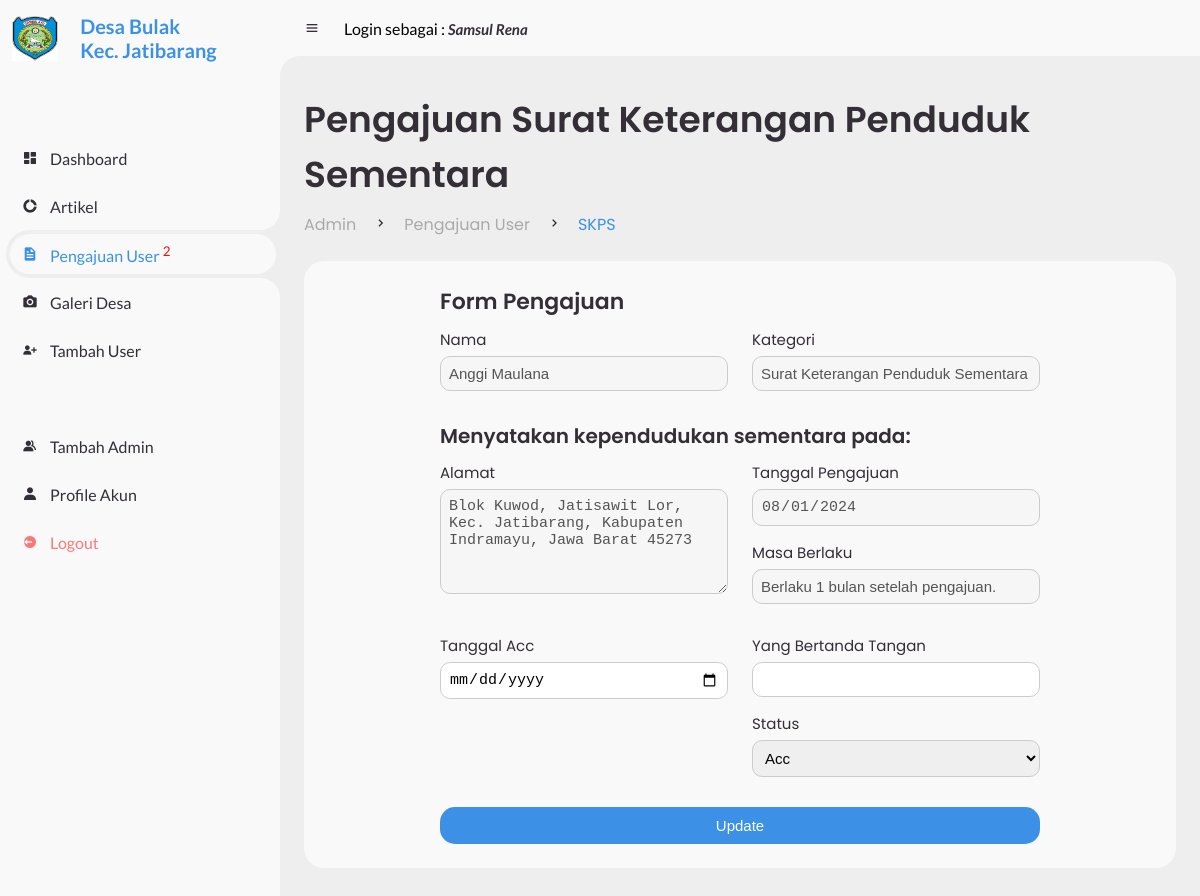
The app's page /admin/pengajuan/skps.php?id=68 (signed in) with its own data.
### tables this page shows
CREATE TABLE `pengajuan` (
  `id_pengajuan` int(11) NOT NULL,
  `nik` varchar(20) NOT NULL,
  `id_kategori` int(20) NOT NULL,
  `nama_usaha` varchar(255) DEFAULT NULL,
  `nama_kk` varchar(255) DEFAULT NULL,
  `nama_akte_dokumen` varchar(255) DEFAULT NULL,
  `keterangan_tidak_mampu` varchar(500) DEFAULT NULL,
  `masa_ktp_sementara` date DEFAULT NULL,
  `keterangan_menikah` varchar(255) DEFAULT NULL,
  `tanggal_pengajuan` date NOT NULL,
  `tanggal_acc` date DEFAULT NULL,
  `status` varchar(20) NOT NULL,
  `nama_kuwu` varchar(255) DEFAULT NULL,
  `id_admin` int(20) DEFAULT NULL
);

CREATE TABLE `user` (
  `user_id` int(11) NOT NULL,
  `nama` varchar(255) NOT NULL,
  `nik` varchar(20) NOT NULL,
  `tempat_lahir` varchar(255) NOT NULL,
  `tanggal_lahir` date NOT NULL,
  `jenis_kelamin` varchar(255) NOT NULL,
  `agama` varchar(255) NOT NULL,
  `alamat` varchar(255) NOT NULL,
  `pekerjaan` varchar(255) NOT NULL,
  `pendidikan` varchar(255) NOT NULL,
  `status_pernikahan` varchar(255) NOT NULL,
  `password` varchar(255) NOT NULL
);

CREATE TABLE `kategori_pengajuan` (
  `id_kategori_pengajuan` int(20) NOT NULL,
  `jenis_pengajuan` varchar(255) NOT NULL
);

### admin/pengajuan/skps.php (the view, shortened to what this page needs)
<?php
require '../../config/db.php';
$nip = $_SESSION['nip'];
$sql = "SELECT * FROM admin WHERE nip = '$nip'";
$result = mysqli_query($conn, $sql);
$userData = mysqli_fetch_assoc($result);
$displayName = $userData['nama'];
$jumlah_pengajuan_baru = "SELECT COUNT(*) as total_pengajuan FROM pengajuan WHERE status = 'Pending'";
$hasil = mysqli_query($conn, $jumlah_pengajuan_baru);
$total_pengajuan = 0;
if ($hasil && mysqli_num_rows($hasil) > 0) {
    $row = mysqli_fetch_assoc($hasil);
    $total_pengajuan = $row['total_pengajuan'];
}
$row = null;
if (isset($_GET['id'])) {
    $id = $_GET['id'];
    $sql = "SELECT p.id_pengajuan, u.nama AS nama_user, u.alamat AS alamat_user, k.jenis_pengajuan AS kategori, p.tanggal_pengajuan, p.status
            FROM pengajuan p
            JOIN user u ON p.nik = u.nik
            JOIN kategori_pengajuan k ON p.id_kategori = k.id_kategori_pengajuan
            WHERE p.id_pengajuan = ?";
    $stmt = $conn->prepare($sql);
    $stmt->bind_param("i", $id);
    $stmt->execute();
    $result = $stmt->get_result();
    if ($result->num_rows > 0) {
        $row = $result->fetch_assoc();
    } else {
        echo "Data tidak tersedia!";
        exit;
    }
}
?>
<!DOCTYPE html>
<html lang="en">
<head>
    <link href='https://unpkg.com/boxicons@2.0.9/css/boxicons.min.css' rel='stylesheet'>
    <link rel="stylesheet" href="../../user/style.css">
    <link rel="stylesheet" href="https://cdn.jsdelivr.net/npm/sweetalert2@11/dist/sweetalert2.min.css">
</head>
<body>
    <section id="sidebar">
        <?php include 'brand.php' ?>
        <ul class="side-menu top">
            <li>
                <a href="../">
                    <i class='bx bxs-dashboard'></i>
                    <span class="text">Dashboard</span>
                </a>
            </li>
            <li>
                <a href="../artikel.php">
                    <i class='bx bxs-doughnut-chart'></i>
                    <span class="text">Artikel</span>
                </a>
            </li>
            <li class="active">
                <a href="../pengajuan_user.php">
                    <i class='bx bxs-file'></i>
                    <span class="text">Pengajuan User
                        <?php if ($total_pengajuan > 0): ?>
                            <sup><?php echo $total_pengajuan; ?></sup>
                        <?php endif; ?>
                    </span>
                </a>
            </li>
            <li>
                <a href="../galeri.php">
                    <i class='bx bxs-camera' ></i>
                    <span class="text">Galeri Desa</span>
                </a>
            </li>
            <li>
                <a href="../tambah_user.php">
                    <i class='bx bxs-user-plus'></i>
                    <span class="text">Tambah User</span>
                </a>
            </li>
        </ul>
        <ul class="side-menu">
            <li>
                <a href="../tambah_admin.php">
                    <i class='bx bxs-group'></i>
                    <span class="text">Tambah Admin</span>
                </a>
            </li>
            <li>
                <a href="../profile_akun.php">
                    <i class='bx bxs-user'></i>
                    <span class="text">Profile Akun</span>
                </a>
            </li>
            <li>
                <a href="../logout.php" class="logout">
                    <i class='bx bxs-log-out-circle'></i>
                    <span class="text">Logout</span>
                </a>
            </li>
        </ul>
    </section>
    <section id="content">
        <?php include '../navbar.php' ?>
        <main>
            <div class="head-title">
                <div class="left">
                    <h1>Pengajuan Surat Keterangan Penduduk Sementara</h1>
                    <ul class="breadcrumb">
                        <li><a href="index.php">Admin</a></li>
                        <li><i class='bx bx-chevron-right'></i></li>
                        <li><a href="index.php">Pengajuan User</a></li>
                        <li><i class='bx bx-chevron-right'></i></li>
                        <li><a class="active" href="pengajuan_user.php">SKPS</a></li>
                    </ul>
                </div>
            </div>
            <div class="table-data">
                <div class="order">
                        <div class="formulir-pengajuan" id="pengajuanForm">
                        <h3 style="margin-bottom:10px; font-size:22px; font-weight: 600;">Form Pengajuan</h3>
                        <form action="skps.php" method="POST">
                            <div class="form-row">
                                <div class="form-column">
                                    <div class="data-user">
                                        <label for="nama">Nama</label>
                                        <input type="text" id="nama" value="<?php echo htmlspecialchars($row['nama_user'] ?? ''); ?>" disabled>
                                    </div>
                                </div>
                                <div class="form-column">
                                    <div class="data-user">
                                        <label for="jenis_pengajuan">Kategori</label>
                                        <input type="text" id="jenis_pengajuan" value="<?php echo htmlspecialchars($row['kategori'] ?? ''); ?>" disabled>
                                    </div>
                                </div>
                            </div>
                            <h3 style="margin-bottom:10px; font-size:20px; font-weight: 600;">Menyatakan kependudukan sementara pada: </h3>
                            <div class="form-row">
                                <div class="form-column">
                                    <div class="data-user">
                                        <label for="alamat">Alamat</label>
                                        <textarea name="alamat" id="alamat" disabled><?php echo htmlspecialchars($row['alamat_user'] ?? ''); ?></textarea>
                                    </div>
                                </div>
                                <div class="form-column">
                                    <div class="data-user">
                                        <label for="tanggal_pengajuan">Tanggal Pengajuan</label>
                                        <input type="date" id="tanggal_pengajuan" value="<?php echo htmlspecialchars($row['tanggal_pengajuan'] ?? ''); ?>" disabled>
                                    </div>
                                    <div class="data-user">
                                        <label for="masa_berlaku">Masa Berlaku</label>
                                        <input type="text" id="masa_berlaku" value="Berlaku 1 bulan setelah pengajuan." disabled>
                                    </div>
                                </div>
                            </div>
                            <div class="form-row">
                                <div class="form-column">
                                    <div class="data-user">
                                        <label for="tanggal_acc">Tanggal Acc</label>
                                        <input type="date" id="tanggal_acc" name="tanggal_acc" required>
                                    </div>
                                </div>
                                <div class="form-column">
                                    <div class="data-user">
                                        <label for="ttd">Yang Bertanda Tangan</label>
                                        <input type="text" id="ttd" name="ttd" required>
                                    </div>
                                    <div class="data-user">
                                        <label for="status">Status</label>
                                        <select id="status" name="status" required>
                                            <option value="Acc" <?php echo ($row['status'] ?? '') === 'Acc' ? 'selected' : ''; ?>>Acc</option>
                                        </select>
                                    </div>
                                </div>
                            </div>
                            <button type="submit">Update</button>
                        </form>
                    </div>
                </div>
            </div>
        </main>
    </section>
</body>
</html>

### admin/navbar.php (shortened to what this page needs)
<nav>
    <i class='bx bx-menu'></i>
    <p>Login sebagai : <a href="#" class="nav-link"><i><?php echo htmlspecialchars($displayName, ENT_QUOTES, 'UTF-8'); ?></i></a></p>
</nav>

### records on screen
pengajuan: nama "Anggi Maulana", id_kategori.jenis_pengajuan "Surat Keterangan Penduduk Sementara", alamat "Blok Kuwod, Jatisawit Lor, Kec. Jatibarang, Kabupaten Indramayu, Jawa Barat 45273", tanggal_pengajuan "08/01/2024", status "Acc"

### other values on screen
$total_pengajuan "2"
$displayName "Samsul Rena"
